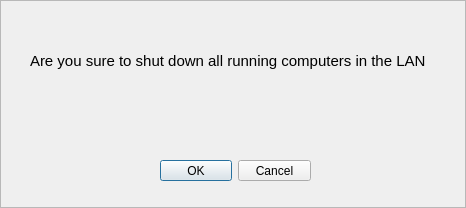
<?xml version="1.0" encoding="UTF-8"?>
<ui version="4.0">
 <class>Dialog</class>
 <widget class="QDialog" name="Dialog">
  <property name="geometry">
   <rect>
    <x>0</x>
    <y>0</y>
    <width>466</width>
    <height>208</height>
   </rect>
  </property>
  <property name="windowTitle">
   <string>Dialog</string>
  </property>
  <property name="autoFillBackground">
   <bool>true</bool>
  </property>
  <widget class="QDialogButtonBox" name="buttonBox">
   <property name="geometry">
    <rect>
     <x>160</x>
     <y>160</y>
     <width>151</width>
     <height>21</height>
    </rect>
   </property>
   <property name="cursor">
    <cursorShape>ClosedHandCursor</cursorShape>
   </property>
   <property name="mouseTracking">
    <bool>true</bool>
   </property>
   <property name="orientation">
    <enum>Qt::Horizontal</enum>
   </property>
   <property name="standardButtons">
    <set>QDialogButtonBox::Cancel|QDialogButtonBox::Ok</set>
   </property>
  </widget>
  <widget class="QFrame" name="frame">
   <property name="geometry">
    <rect>
     <x>0</x>
     <y>0</y>
     <width>466</width>
     <height>208</height>
    </rect>
   </property>
   <property name="autoFillBackground">
    <bool>true</bool>
   </property>
   <property name="frameShape">
    <enum>QFrame::StyledPanel</enum>
   </property>
   <property name="frameShadow">
    <enum>QFrame::Raised</enum>
   </property>
   <widget class="QLabel" name="label">
    <property name="geometry">
     <rect>
      <x>30</x>
      <y>40</y>
      <width>401</width>
      <height>41</height>
     </rect>
    </property>
    <property name="font">
     <font>
      <family>Nirmala UI</family>
      <pointsize>11</pointsize>
      <weight>50</weight>
      <italic>false</italic>
      <bold>false</bold>
      <kerning>true</kerning>
     </font>
    </property>
    <property name="text">
     <string>Are you sure to shut down all running computers in the LAN</string>
    </property>
   </widget>
  </widget>
  <zorder>frame</zorder>
  <zorder>buttonBox</zorder>
 </widget>
 <resources/>
 <connections>
  <connection>
   <sender>buttonBox</sender>
   <signal>accepted()</signal>
   <receiver>Dialog</receiver>
   <slot>accept()</slot>
   <hints>
    <hint type="sourcelabel">
     <x>248</x>
     <y>254</y>
    </hint>
    <hint type="destinationlabel">
     <x>157</x>
     <y>274</y>
    </hint>
   </hints>
  </connection>
  <connection>
   <sender>buttonBox</sender>
   <signal>rejected()</signal>
   <receiver>Dialog</receiver>
   <slot>reject()</slot>
   <hints>
    <hint type="sourcelabel">
     <x>316</x>
     <y>260</y>
    </hint>
    <hint type="destinationlabel">
     <x>286</x>
     <y>274</y>
    </hint>
   </hints>
  </connection>
 </connections>
</ui>
